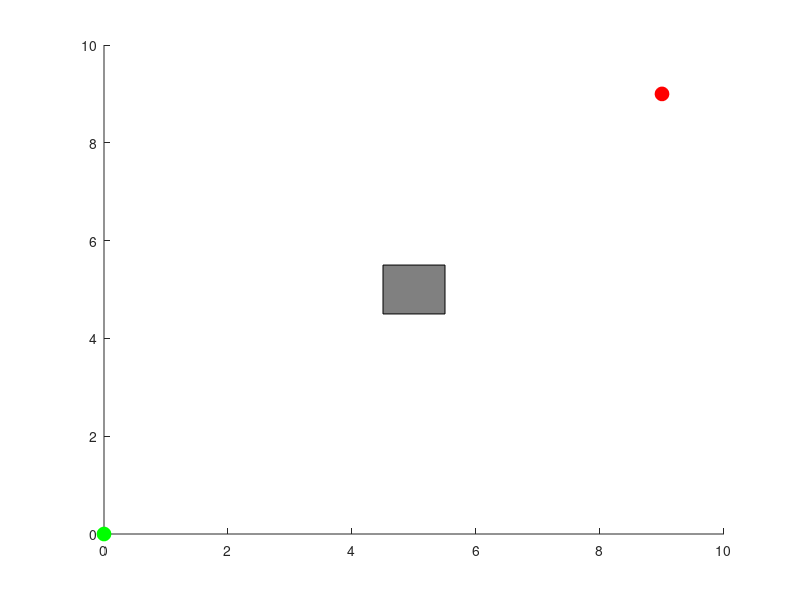

Write the MATLAB code that produced this figure.
% Define problem space
x_max = 10;
y_max = 10;
start = [0, 0];
goal = [9, 9];
step_size = 0.5;
max_iter = 1000;

% Define obstacles (example: a 1x1 square centered at (5,5))
obstacles = [4.5, 4.5, 1, 1]; % [x, y, width, height]

% Create figure
figure;
hold on;
axis([0 x_max 0 y_max]);
plot(start(1), start(2), 'go', 'MarkerSize', 10, 'MarkerFaceColor', 'g');
plot(goal(1), goal(2), 'ro', 'MarkerSize', 10, 'MarkerFaceColor', 'r');

% Plot obstacles
for i = 1:size(obstacles, 1)
    rectangle('Position', obstacles(i,:), 'FaceColor', [0.5 0.5 0.5]);
end